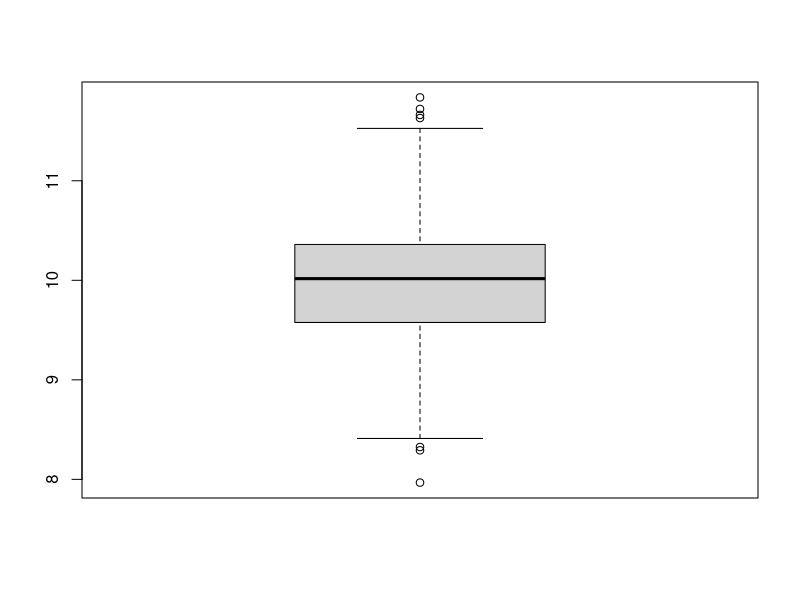
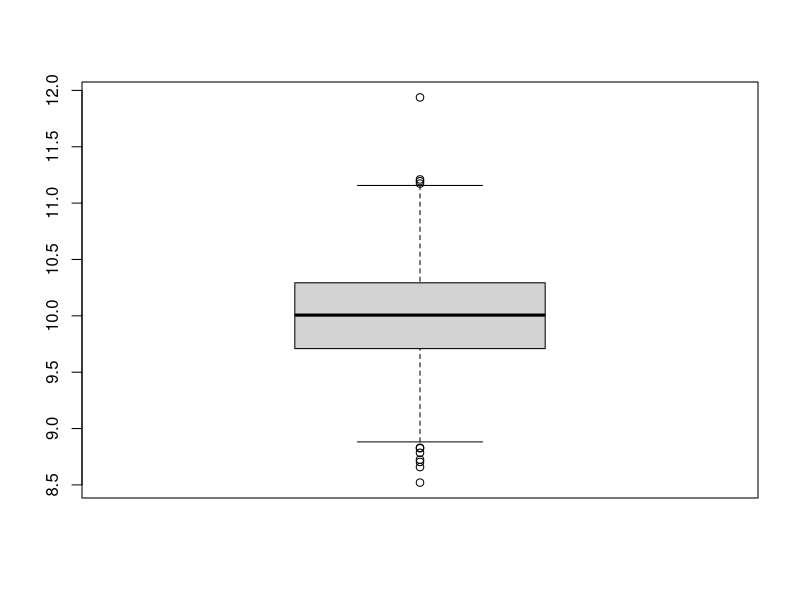
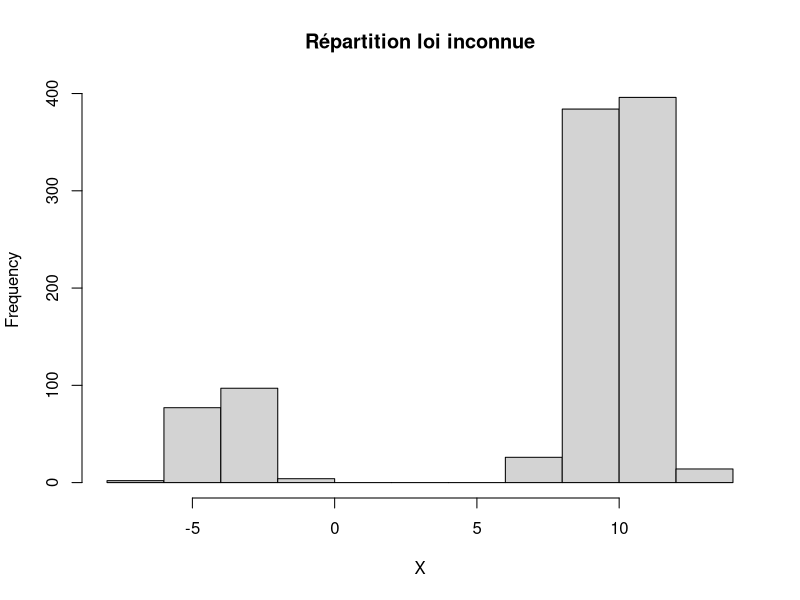
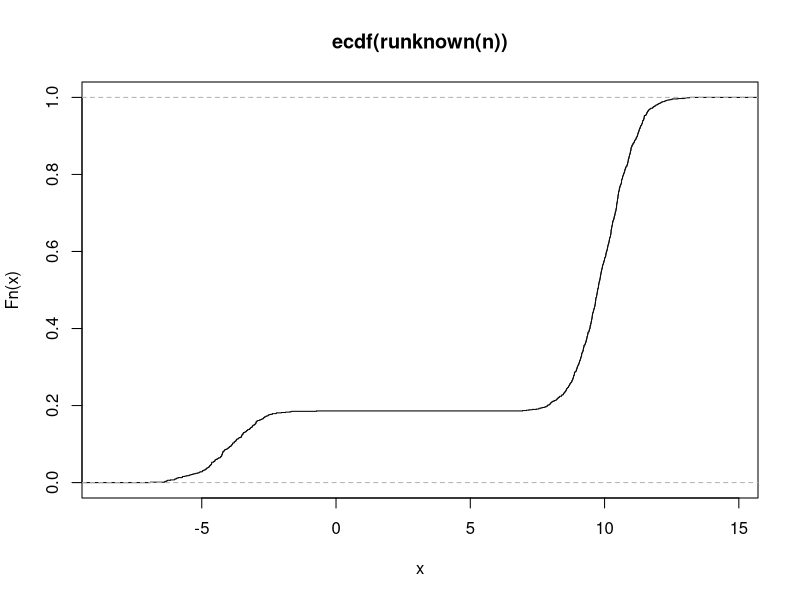
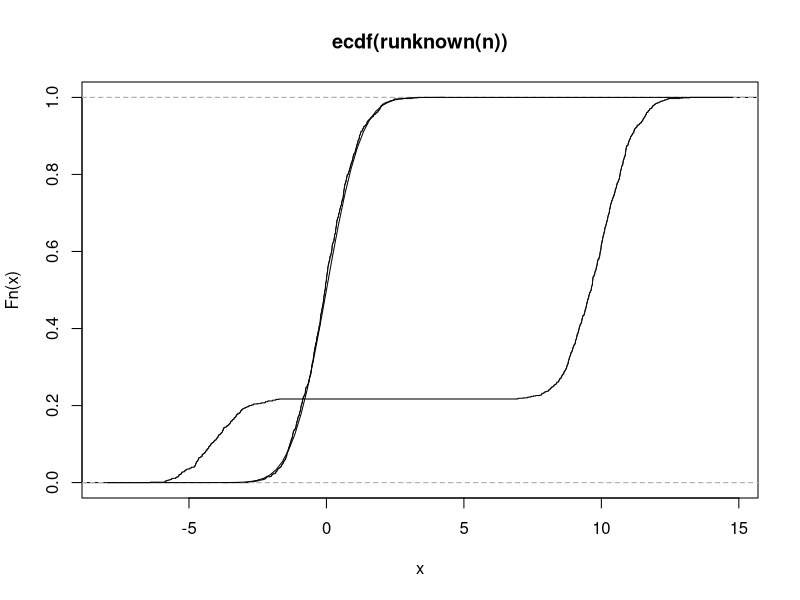
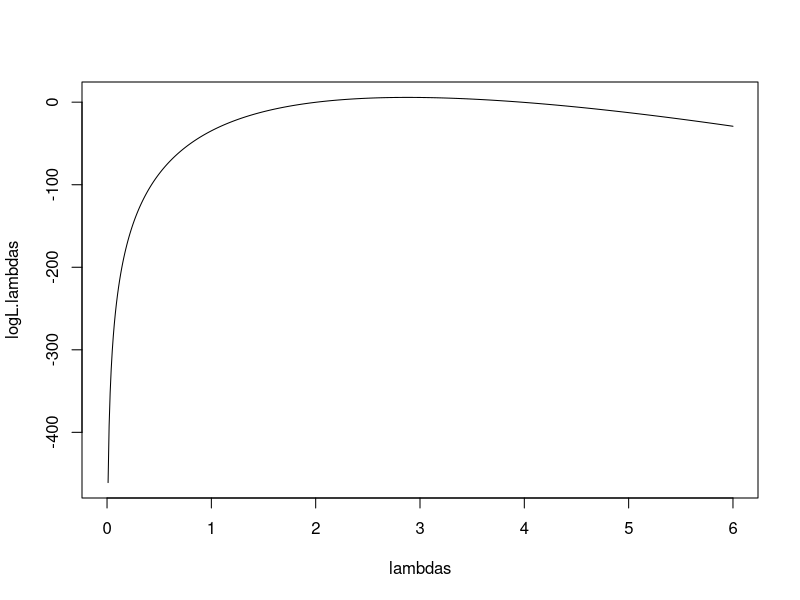

Write the R code that produced these figures, in order.
#     Partie 1

runifa <- function(n) {
  if(!exists("param")) param <<- sample(10:20, 1)
  runif(n, min = 0, max = param)
}

# Q1
estim <- function (echantillon)
{
  return (2 * mean(echantillon))
}

n <- 1000
n1 <- 100


# Q2
a <- estim(runifa(n1))
a

b <- estim(runifa(n1))
b

c <- estim(runifa(n1))
c

# a <- replicate(1000, estim(runifa(n))) on remplace n
a_r <- replicate(n, estim(runifa(n1)))
a_r

# Q3
boxplot(a_r)
median(a_r)
param

# Q4
estim_k <- function (echantillon, k)
{
  if (k <= 0)
  {
    stop("k doit être supérieur ou égal à 1")
  }
  return (((k+1) * mean(echantillon^k))^(1/k))
}

b_r <- replicate(n, estim_k(runifa(n1), 2))
b_r

boxplot(b_r)
median(b_r)
param



#     Partie 2

runknown <- function(n) {
  bn <- rbinom(n, 1, 0.2)
  bn * rnorm(n, mean=-4, sd=1) + (1 - bn) * rnorm(n, mean=10, sd=1)
}

# Q5
loi_inc <- runknown(n)

u <- mean(loi_inc)
u

sd <- sd(loi_inc)
sd

# Q6
histo<-hist(runknown(n), xlab="X", main="Répartition loi inconnue")

# Q7
plot(ecdf(runknown(n)))

# Q8
u <- 7.2
o <- sqrt(32.36)

T <- (mean(loi_inc) - u)/(o / sqrt(n))

# Q9
T <- (mean(loi_inc) - u)/(o / sqrt(n))


# Q10
random.T <- function(n) {
  # Générer le vecteur x de taille n
  # Calculer une réalisation de la loi T


  return((mean(runknown(n)) - u)/(o / sqrt(n)))
}

t.10 <- replicate(10, random.T(n))
t.1000 <- replicate(n, random.T(n))

mean(t.1000)
sd(t.1000)

# Q11
plot(ecdf(runknown(n)))
plot(ecdf(t.1000), add=TRUE)

# Q12
curve(pnorm, add=TRUE)

# Q13


#     Partie 3
# Q14
f <- function(x, lambda)
{
  if (x < 0) {
    return (0)
  }
  else
  {
    return (dexp(x, rate=lambda))
  }
}

# Q15
L <- function(x, lambda)
{
  return (prod(dexp(x, rate=lambda)))
}

# Q16
logL <- function(x, lambda)
{
  return (sum(log(dexp(x, rate=lambda))))
}

# Q17
x <- rexp(n1, rate=3)

L(x, 3)
logL(x, 3)


L(x, 2.8)
logL(x, 2.8)


L(x, 3.1)
logL(x, 3.1)

# Q18
lambdas <- seq(0, 6, 0.01)
logL.lambdas <- sapply(lambdas, function(lambda) logL(x, lambda))
plot(lambdas, logL.lambdas, type = "l")

g <- function(x) {
  -(x - pi)^2
}

(opt <- optimize(g, lower = -10, upper = 10, maximum = TRUE))
opt$maximum
opt$objective

# Q19
lambda_r <- optimize(logL, lower=0, upper=6, maximum=TRUE, x=x)
lambda_r

# Q20
sim.EMV <- function ()
{
  x <- rexp(n, rate=3)
  return (optimize(logL, lower=0, upper=6, maximum=TRUE, x=x)$maximum)
}

# Q21
lambda_r_m <- replicate(10000, sim.EMV())
lambda_r_m

mean(lambda_r_m)

sd(lambda_r_m)

(n/(n-1))*3 - 3


#     Partie 4

# Q22
install.packages("pracma")
library(pracma)
grad(g, 0)

lambda <- 3

# Q23
sim.Fisher <- function ()
{
  x <- rexp(n, rate=3)
  
  logLx <- function(lambda) logL(x, lambda)
  (grad(logLx, 3))^2
}

sim.Fisher()

# Q24

inf.Fisher <- mean(replicate(10000, sim.Fisher()))
inf.Fisher
n/(lambda ^ 2)


# Q25
variance_emp <- 1 / inf.Fisher
variance_emp

var_theorique <- 1 / (n/(lambda ^ 2))
var_theorique


# Q26
grad2 <- function(f, x) {
  df <- function(x) {
    grad(f, x)
  }
  grad(df, x)
}


sim.Fisher <- function ()
{
  x <- rexp(n, rate=3)
  
  logLx <- function(lambda) logL(x, lambda)
  (grad2(logLx, 3))
}


(-mean(replicate(1000, sim.Fisher())))

